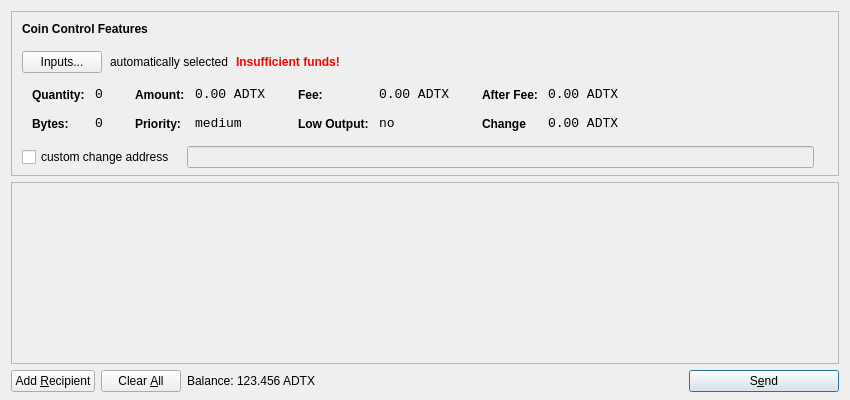
<?xml version="1.0" encoding="UTF-8"?>
<ui version="4.0">
 <class>SendCoinsDialog</class>
 <widget class="QDialog" name="SendCoinsDialog">
  <property name="geometry">
   <rect>
    <x>0</x>
    <y>0</y>
    <width>850</width>
    <height>400</height>
   </rect>
  </property>
  <property name="windowTitle">
   <string>Send Coins</string>
  </property>
  <layout class="QVBoxLayout" name="verticalLayout" stretch="0,1,0">
   <property name="bottomMargin">
    <number>8</number>
   </property>
   <item>
    <widget class="QFrame" name="frameCoinControl">
     <property name="sizePolicy">
      <sizepolicy hsizetype="Expanding" vsizetype="Expanding">
       <horstretch>0</horstretch>
       <verstretch>0</verstretch>
      </sizepolicy>
     </property>
     <property name="maximumSize">
      <size>
       <width>16777215</width>
       <height>16777215</height>
      </size>
     </property>
     <property name="frameShape">
      <enum>QFrame::StyledPanel</enum>
     </property>
     <property name="frameShadow">
      <enum>QFrame::Sunken</enum>
     </property>
     <layout class="QVBoxLayout" name="verticalLayoutCoinControl2">
      <property name="spacing">
       <number>6</number>
      </property>
      <property name="leftMargin">
       <number>0</number>
      </property>
      <property name="topMargin">
       <number>0</number>
      </property>
      <property name="rightMargin">
       <number>0</number>
      </property>
      <property name="bottomMargin">
       <number>6</number>
      </property>
      <item>
       <layout class="QVBoxLayout" name="verticalLayoutCoinControl" stretch="0,0,0,0,1">
        <property name="spacing">
         <number>0</number>
        </property>
        <property name="leftMargin">
         <number>10</number>
        </property>
        <property name="topMargin">
         <number>10</number>
        </property>
        <item>
         <layout class="QHBoxLayout" name="horizontalLayoutCoinControl1">
          <property name="bottomMargin">
           <number>15</number>
          </property>
          <item>
           <widget class="QLabel" name="labelCoinControlFeatures">
            <property name="sizePolicy">
             <sizepolicy hsizetype="Preferred" vsizetype="Maximum">
              <horstretch>0</horstretch>
              <verstretch>0</verstretch>
             </sizepolicy>
            </property>
            <property name="font">
             <font>
              <weight>75</weight>
              <bold>true</bold>
             </font>
            </property>
            <property name="styleSheet">
             <string notr="true">font-weight:bold;</string>
            </property>
            <property name="text">
             <string>Coin Control Features</string>
            </property>
           </widget>
          </item>
         </layout>
        </item>
        <item>
         <layout class="QHBoxLayout" name="horizontalLayoutCoinControl2" stretch="0,0,0,0">
          <property name="spacing">
           <number>8</number>
          </property>
          <property name="bottomMargin">
           <number>10</number>
          </property>
          <item>
           <widget class="QPushButton" name="pushButtonCoinControl">
            <property name="styleSheet">
             <string notr="true"/>
            </property>
            <property name="text">
             <string>Inputs...</string>
            </property>
           </widget>
          </item>
          <item>
           <widget class="QLabel" name="labelCoinControlAutomaticallySelected">
            <property name="text">
             <string>automatically selected</string>
            </property>
            <property name="margin">
             <number>5</number>
            </property>
           </widget>
          </item>
          <item>
           <widget class="QLabel" name="labelCoinControlInsuffFunds">
            <property name="font">
             <font>
              <weight>75</weight>
              <bold>true</bold>
             </font>
            </property>
            <property name="styleSheet">
             <string notr="true">color:red;font-weight:bold;</string>
            </property>
            <property name="text">
             <string>Insufficient funds!</string>
            </property>
            <property name="margin">
             <number>5</number>
            </property>
           </widget>
          </item>
          <item>
           <spacer name="horizontalSpacerCoinControl">
            <property name="orientation">
             <enum>Qt::Horizontal</enum>
            </property>
            <property name="sizeHint" stdset="0">
             <size>
              <width>40</width>
              <height>1</height>
             </size>
            </property>
           </spacer>
          </item>
         </layout>
        </item>
        <item>
         <widget class="QWidget" name="widgetCoinControl" native="true">
          <property name="sizePolicy">
           <sizepolicy hsizetype="Preferred" vsizetype="Preferred">
            <horstretch>0</horstretch>
            <verstretch>0</verstretch>
           </sizepolicy>
          </property>
          <property name="minimumSize">
           <size>
            <width>0</width>
            <height>0</height>
           </size>
          </property>
          <property name="styleSheet">
           <string notr="true"/>
          </property>
          <layout class="QHBoxLayout" name="horizontalLayoutCoinControl5">
           <property name="margin">
            <number>0</number>
           </property>
           <item>
            <layout class="QHBoxLayout" name="horizontalLayoutCoinControl3" stretch="0,0,0,1">
             <property name="spacing">
              <number>20</number>
             </property>
             <property name="topMargin">
              <number>0</number>
             </property>
             <property name="bottomMargin">
              <number>10</number>
             </property>
             <item>
              <layout class="QFormLayout" name="formLayoutCoinControl1">
               <property name="horizontalSpacing">
                <number>10</number>
               </property>
               <property name="verticalSpacing">
                <number>14</number>
               </property>
               <property name="leftMargin">
                <number>10</number>
               </property>
               <property name="topMargin">
                <number>4</number>
               </property>
               <property name="rightMargin">
                <number>6</number>
               </property>
               <item row="0" column="0">
                <widget class="QLabel" name="labelCoinControlQuantityText">
                 <property name="styleSheet">
                  <string notr="true">font-weight:bold;</string>
                 </property>
                 <property name="text">
                  <string>Quantity:</string>
                 </property>
                 <property name="margin">
                  <number>0</number>
                 </property>
                </widget>
               </item>
               <item row="0" column="1">
                <widget class="QLabel" name="labelCoinControlQuantity">
                 <property name="font">
                  <font>
                   <family>Monospace</family>
                   <pointsize>10</pointsize>
                  </font>
                 </property>
                 <property name="cursor">
                  <cursorShape>IBeamCursor</cursorShape>
                 </property>
                 <property name="contextMenuPolicy">
                  <enum>Qt::ActionsContextMenu</enum>
                 </property>
                 <property name="text">
                  <string>0</string>
                 </property>
                 <property name="margin">
                  <number>0</number>
                 </property>
                 <property name="textInteractionFlags">
                  <set>Qt::LinksAccessibleByMouse|Qt::TextSelectableByKeyboard|Qt::TextSelectableByMouse</set>
                 </property>
                </widget>
               </item>
               <item row="1" column="0">
                <widget class="QLabel" name="labelCoinControlBytesText">
                 <property name="styleSheet">
                  <string notr="true">font-weight:bold;</string>
                 </property>
                 <property name="text">
                  <string>Bytes:</string>
                 </property>
                </widget>
               </item>
               <item row="1" column="1">
                <widget class="QLabel" name="labelCoinControlBytes">
                 <property name="font">
                  <font>
                   <family>Monospace</family>
                   <pointsize>10</pointsize>
                  </font>
                 </property>
                 <property name="cursor">
                  <cursorShape>IBeamCursor</cursorShape>
                 </property>
                 <property name="contextMenuPolicy">
                  <enum>Qt::ActionsContextMenu</enum>
                 </property>
                 <property name="text">
                  <string>0</string>
                 </property>
                 <property name="textInteractionFlags">
                  <set>Qt::LinksAccessibleByMouse|Qt::TextSelectableByKeyboard|Qt::TextSelectableByMouse</set>
                 </property>
                </widget>
               </item>
              </layout>
             </item>
             <item>
              <layout class="QFormLayout" name="formLayoutCoinControl2">
               <property name="horizontalSpacing">
                <number>10</number>
               </property>
               <property name="verticalSpacing">
                <number>14</number>
               </property>
               <property name="leftMargin">
                <number>6</number>
               </property>
               <property name="topMargin">
                <number>4</number>
               </property>
               <property name="rightMargin">
                <number>6</number>
               </property>
               <item row="0" column="0">
                <widget class="QLabel" name="labelCoinControlAmountText">
                 <property name="styleSheet">
                  <string notr="true">font-weight:bold;</string>
                 </property>
                 <property name="text">
                  <string>Amount:</string>
                 </property>
                 <property name="margin">
                  <number>0</number>
                 </property>
                </widget>
               </item>
               <item row="0" column="1">
                <widget class="QLabel" name="labelCoinControlAmount">
                 <property name="font">
                  <font>
                   <family>Monospace</family>
                   <pointsize>10</pointsize>
                  </font>
                 </property>
                 <property name="cursor">
                  <cursorShape>IBeamCursor</cursorShape>
                 </property>
                 <property name="contextMenuPolicy">
                  <enum>Qt::ActionsContextMenu</enum>
                 </property>
                 <property name="text">
                  <string>0.00 ADTX</string>
                 </property>
                 <property name="textInteractionFlags">
                  <set>Qt::LinksAccessibleByMouse|Qt::TextSelectableByKeyboard|Qt::TextSelectableByMouse</set>
                 </property>
                </widget>
               </item>
               <item row="1" column="0">
                <widget class="QLabel" name="labelCoinControlPriorityText">
                 <property name="styleSheet">
                  <string notr="true">font-weight:bold;</string>
                 </property>
                 <property name="text">
                  <string>Priority:</string>
                 </property>
                </widget>
               </item>
               <item row="1" column="1">
                <widget class="QLabel" name="labelCoinControlPriority">
                 <property name="font">
                  <font>
                   <family>Monospace</family>
                   <pointsize>10</pointsize>
                  </font>
                 </property>
                 <property name="cursor">
                  <cursorShape>IBeamCursor</cursorShape>
                 </property>
                 <property name="contextMenuPolicy">
                  <enum>Qt::ActionsContextMenu</enum>
                 </property>
                 <property name="text">
                  <string>medium</string>
                 </property>
                 <property name="textInteractionFlags">
                  <set>Qt::LinksAccessibleByMouse|Qt::TextSelectableByKeyboard|Qt::TextSelectableByMouse</set>
                 </property>
                </widget>
               </item>
              </layout>
             </item>
             <item>
              <layout class="QFormLayout" name="formLayoutCoinControl3">
               <property name="horizontalSpacing">
                <number>10</number>
               </property>
               <property name="verticalSpacing">
                <number>14</number>
               </property>
               <property name="leftMargin">
                <number>6</number>
               </property>
               <property name="topMargin">
                <number>4</number>
               </property>
               <property name="rightMargin">
                <number>6</number>
               </property>
               <item row="0" column="0">
                <widget class="QLabel" name="labelCoinControlFeeText">
                 <property name="styleSheet">
                  <string notr="true">font-weight:bold;</string>
                 </property>
                 <property name="text">
                  <string>Fee:</string>
                 </property>
                 <property name="margin">
                  <number>0</number>
                 </property>
                </widget>
               </item>
               <item row="0" column="1">
                <widget class="QLabel" name="labelCoinControlFee">
                 <property name="font">
                  <font>
                   <family>Monospace</family>
                   <pointsize>10</pointsize>
                  </font>
                 </property>
                 <property name="cursor">
                  <cursorShape>IBeamCursor</cursorShape>
                 </property>
                 <property name="contextMenuPolicy">
                  <enum>Qt::ActionsContextMenu</enum>
                 </property>
                 <property name="text">
                  <string>0.00 ADTX</string>
                 </property>
                 <property name="textInteractionFlags">
                  <set>Qt::LinksAccessibleByMouse|Qt::TextSelectableByKeyboard|Qt::TextSelectableByMouse</set>
                 </property>
                </widget>
               </item>
               <item row="1" column="0">
                <widget class="QLabel" name="labelCoinControlLowOutputText">
                 <property name="styleSheet">
                  <string notr="true">font-weight:bold;</string>
                 </property>
                 <property name="text">
                  <string>Low Output:</string>
                 </property>
                </widget>
               </item>
               <item row="1" column="1">
                <widget class="QLabel" name="labelCoinControlLowOutput">
                 <property name="font">
                  <font>
                   <family>Monospace</family>
                   <pointsize>10</pointsize>
                  </font>
                 </property>
                 <property name="cursor">
                  <cursorShape>IBeamCursor</cursorShape>
                 </property>
                 <property name="contextMenuPolicy">
                  <enum>Qt::ActionsContextMenu</enum>
                 </property>
                 <property name="text">
                  <string>no</string>
                 </property>
                 <property name="textInteractionFlags">
                  <set>Qt::LinksAccessibleByMouse|Qt::TextSelectableByKeyboard|Qt::TextSelectableByMouse</set>
                 </property>
                </widget>
               </item>
              </layout>
             </item>
             <item>
              <layout class="QFormLayout" name="formLayoutCoinControl4">
               <property name="horizontalSpacing">
                <number>10</number>
               </property>
               <property name="verticalSpacing">
                <number>14</number>
               </property>
               <property name="leftMargin">
                <number>6</number>
               </property>
               <property name="topMargin">
                <number>4</number>
               </property>
               <property name="rightMargin">
                <number>6</number>
               </property>
               <item row="0" column="0">
                <widget class="QLabel" name="labelCoinControlAfterFeeText">
                 <property name="styleSheet">
                  <string notr="true">font-weight:bold;</string>
                 </property>
                 <property name="text">
                  <string>After Fee:</string>
                 </property>
                 <property name="margin">
                  <number>0</number>
                 </property>
                </widget>
               </item>
               <item row="0" column="1">
                <widget class="QLabel" name="labelCoinControlAfterFee">
                 <property name="font">
                  <font>
                   <family>Monospace</family>
                   <pointsize>10</pointsize>
                  </font>
                 </property>
                 <property name="cursor">
                  <cursorShape>IBeamCursor</cursorShape>
                 </property>
                 <property name="contextMenuPolicy">
                  <enum>Qt::ActionsContextMenu</enum>
                 </property>
                 <property name="text">
                  <string>0.00 ADTX</string>
                 </property>
                 <property name="textInteractionFlags">
                  <set>Qt::LinksAccessibleByMouse|Qt::TextSelectableByKeyboard|Qt::TextSelectableByMouse</set>
                 </property>
                </widget>
               </item>
               <item row="1" column="0">
                <widget class="QLabel" name="labelCoinControlChangeText">
                 <property name="styleSheet">
                  <string notr="true">font-weight:bold;</string>
                 </property>
                 <property name="text">
                  <string>Change</string>
                 </property>
                </widget>
               </item>
               <item row="1" column="1">
                <widget class="QLabel" name="labelCoinControlChange">
                 <property name="font">
                  <font>
                   <family>Monospace</family>
                   <pointsize>10</pointsize>
                  </font>
                 </property>
                 <property name="cursor">
                  <cursorShape>IBeamCursor</cursorShape>
                 </property>
                 <property name="contextMenuPolicy">
                  <enum>Qt::ActionsContextMenu</enum>
                 </property>
                 <property name="text">
                  <string>0.00 ADTX</string>
                 </property>
                 <property name="textInteractionFlags">
                  <set>Qt::LinksAccessibleByMouse|Qt::TextSelectableByKeyboard|Qt::TextSelectableByMouse</set>
                 </property>
                </widget>
               </item>
              </layout>
             </item>
            </layout>
           </item>
          </layout>
         </widget>
        </item>
        <item>
         <layout class="QHBoxLayout" name="horizontalLayoutCoinControl4" stretch="0,0,0">
          <property name="spacing">
           <number>12</number>
          </property>
          <property name="sizeConstraint">
           <enum>QLayout::SetDefaultConstraint</enum>
          </property>
          <property name="topMargin">
           <number>5</number>
          </property>
          <property name="rightMargin">
           <number>5</number>
          </property>
          <item>
           <widget class="QCheckBox" name="checkBoxCoinControlChange">
            <property name="text">
             <string>custom change address</string>
            </property>
           </widget>
          </item>
          <item>
           <widget class="QLineEdit" name="lineEditCoinControlChange">
            <property name="enabled">
             <bool>false</bool>
            </property>
            <property name="sizePolicy">
             <sizepolicy hsizetype="Expanding" vsizetype="Fixed">
              <horstretch>0</horstretch>
              <verstretch>0</verstretch>
             </sizepolicy>
            </property>
           </widget>
          </item>
          <item>
           <widget class="QLabel" name="labelCoinControlChangeLabel">
            <property name="sizePolicy">
             <sizepolicy hsizetype="Preferred" vsizetype="Expanding">
              <horstretch>0</horstretch>
              <verstretch>0</verstretch>
             </sizepolicy>
            </property>
            <property name="minimumSize">
             <size>
              <width>0</width>
              <height>0</height>
             </size>
            </property>
            <property name="text">
             <string/>
            </property>
            <property name="margin">
             <number>3</number>
            </property>
           </widget>
          </item>
         </layout>
        </item>
        <item>
         <spacer name="verticalSpacerCoinControl">
          <property name="orientation">
           <enum>Qt::Vertical</enum>
          </property>
          <property name="sizeHint" stdset="0">
           <size>
            <width>800</width>
            <height>1</height>
           </size>
          </property>
         </spacer>
        </item>
       </layout>
      </item>
     </layout>
    </widget>
   </item>
   <item>
    <widget class="QScrollArea" name="scrollArea">
     <property name="widgetResizable">
      <bool>true</bool>
     </property>
     <widget class="QWidget" name="scrollAreaWidgetContents">
      <property name="geometry">
       <rect>
        <x>0</x>
        <y>0</y>
        <width>830</width>
        <height>152</height>
       </rect>
      </property>
      <layout class="QVBoxLayout" name="verticalLayout_2">
       <property name="margin">
        <number>0</number>
       </property>
       <item>
        <layout class="QVBoxLayout" name="entries">
         <property name="spacing">
          <number>6</number>
         </property>
        </layout>
       </item>
       <item>
        <spacer name="verticalSpacer">
         <property name="orientation">
          <enum>Qt::Vertical</enum>
         </property>
         <property name="sizeHint" stdset="0">
          <size>
           <width>20</width>
           <height>40</height>
          </size>
         </property>
        </spacer>
       </item>
      </layout>
     </widget>
    </widget>
   </item>
   <item>
    <layout class="QHBoxLayout" name="horizontalLayout">
     <item>
      <widget class="QPushButton" name="addButton">
       <property name="toolTip">
        <string>Send to multiple recipients at once</string>
       </property>
       <property name="text">
        <string>Add &amp;Recipient</string>
       </property>
       <property name="icon">
        <iconset resource="../bitcoin.qrc">
         <normaloff>:/icons/add</normaloff>:/icons/add</iconset>
       </property>
       <property name="autoDefault">
        <bool>false</bool>
       </property>
      </widget>
     </item>
     <item>
      <widget class="QPushButton" name="clearButton">
       <property name="sizePolicy">
        <sizepolicy hsizetype="Minimum" vsizetype="Fixed">
         <horstretch>0</horstretch>
         <verstretch>0</verstretch>
        </sizepolicy>
       </property>
       <property name="toolTip">
        <string>Remove all transaction fields</string>
       </property>
       <property name="text">
        <string>Clear &amp;All</string>
       </property>
       <property name="icon">
        <iconset resource="../bitcoin.qrc">
         <normaloff>:/icons/remove</normaloff>:/icons/remove</iconset>
       </property>
       <property name="autoRepeatDelay">
        <number>300</number>
       </property>
       <property name="autoDefault">
        <bool>false</bool>
       </property>
      </widget>
     </item>
     <item>
      <layout class="QHBoxLayout" name="horizontalLayout_2">
       <property name="spacing">
        <number>3</number>
       </property>
       <item>
        <widget class="QLabel" name="label">
         <property name="sizePolicy">
          <sizepolicy hsizetype="Preferred" vsizetype="Fixed">
           <horstretch>0</horstretch>
           <verstretch>0</verstretch>
          </sizepolicy>
         </property>
         <property name="text">
          <string>Balance:</string>
         </property>
        </widget>
       </item>
       <item>
        <widget class="QLabel" name="labelBalance">
         <property name="sizePolicy">
          <sizepolicy hsizetype="Preferred" vsizetype="Fixed">
           <horstretch>0</horstretch>
           <verstretch>0</verstretch>
          </sizepolicy>
         </property>
         <property name="cursor">
          <cursorShape>IBeamCursor</cursorShape>
         </property>
         <property name="text">
          <string>123.456 ADTX</string>
         </property>
         <property name="textInteractionFlags">
          <set>Qt::LinksAccessibleByMouse|Qt::TextSelectableByKeyboard|Qt::TextSelectableByMouse</set>
         </property>
        </widget>
       </item>
      </layout>
     </item>
     <item>
      <spacer name="horizontalSpacer">
       <property name="orientation">
        <enum>Qt::Horizontal</enum>
       </property>
       <property name="sizeHint" stdset="0">
        <size>
         <width>40</width>
         <height>20</height>
        </size>
       </property>
      </spacer>
     </item>
     <item>
      <widget class="QPushButton" name="sendButton">
       <property name="minimumSize">
        <size>
         <width>150</width>
         <height>0</height>
        </size>
       </property>
       <property name="toolTip">
        <string>Confirm the send action</string>
       </property>
       <property name="text">
        <string>S&amp;end</string>
       </property>
       <property name="icon">
        <iconset resource="../bitcoin.qrc">
         <normaloff>:/icons/send</normaloff>:/icons/send</iconset>
       </property>
       <property name="default">
        <bool>true</bool>
       </property>
      </widget>
     </item>
    </layout>
   </item>
  </layout>
 </widget>
 <resources>
  <include location="../bitcoin.qrc"/>
 </resources>
 <connections/>
</ui>
